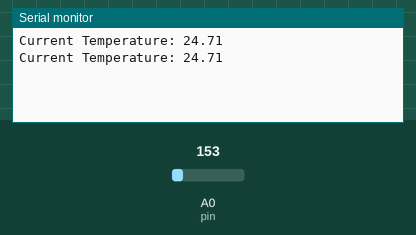
A sketch run on a simulated Arduino Uno, built with avr-gcc and run on an emulated ATmega328P. Shown: the last lines printed to the serial monitor. Inputs (shaded band) come from the test bench; at power-on: A0 (pin) = 153.

Above: at 2.3 s.
2.4 s: A0 (pin) set to 165
At 4.2 s:
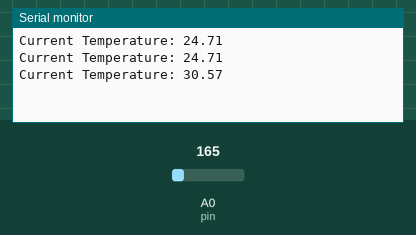
4.5 s: A0 (pin) set to 175
At 5.4 s:
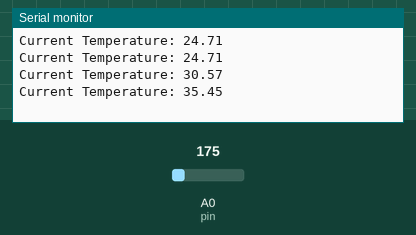
Timing chart, 0 to 7.5 s (numbered marks = the images above; inputs shaded):
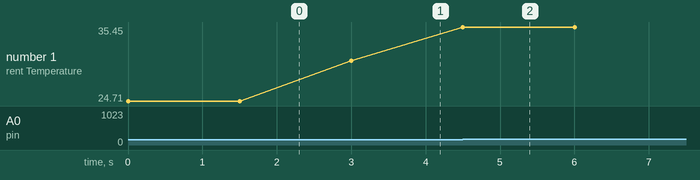

Measured:
- after the input at 2.4 s, the serial monitor: prints a new line after 0.60 s (image 1)
- after the input at 4.5 s, the serial monitor: prints a new line at once (image 2)
- plotted number 1: 24.71 → 30.57 after the input at 2.4 s, 30.57 → 35.45 after the input at 4.5 s

The sketch:

TMP36.ino
```cpp
int pin = A0;
int input;
double temperature;

void setup() {

  // Open a 9600 Baud Serial Connection
  Serial.begin(9600);

}

void loop() {

  // Read Data Pin
  input = analogRead(pin);

  // Convetr values from TMP36


  temperature = (double)input / 1024;   //find percentage of input reading
  temperature = temperature * 5;                     //multiply by 5V to get voltage

  temperature = temperature - 0.5;                   //Subtract the offset
  temperature = temperature * 100;                   //Convert to degrees

  Serial.print("Current Temperature: ");
  Serial.println(temperature);

  // Delay Updates
  delay(1500);
}
```
